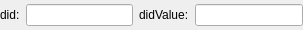
<?xml version="1.0" encoding="UTF-8"?>
<ui version="4.0">
 <class>DiagDiDItem</class>
 <widget class="QWidget" name="DiagDiDItem">
  <property name="geometry">
   <rect>
    <x>0</x>
    <y>0</y>
    <width>303</width>
    <height>30</height>
   </rect>
  </property>
  <property name="minimumSize">
   <size>
    <width>0</width>
    <height>30</height>
   </size>
  </property>
  <property name="maximumSize">
   <size>
    <width>16777215</width>
    <height>30</height>
   </size>
  </property>
  <property name="windowTitle">
   <string>Form</string>
  </property>
  <layout class="QHBoxLayout" name="horizontalLayout">
   <property name="leftMargin">
    <number>0</number>
   </property>
   <property name="topMargin">
    <number>0</number>
   </property>
   <property name="rightMargin">
    <number>0</number>
   </property>
   <property name="bottomMargin">
    <number>0</number>
   </property>
   <item>
    <widget class="QLabel" name="label">
     <property name="text">
      <string>did:</string>
     </property>
    </widget>
   </item>
   <item>
    <widget class="QLineEdit" name="lineEdit_did"/>
   </item>
   <item>
    <widget class="QLabel" name="label_2">
     <property name="text">
      <string>didValue:</string>
     </property>
    </widget>
   </item>
   <item>
    <widget class="QLineEdit" name="lineEdit_didvalue"/>
   </item>
  </layout>
 </widget>
 <resources/>
 <connections/>
</ui>
